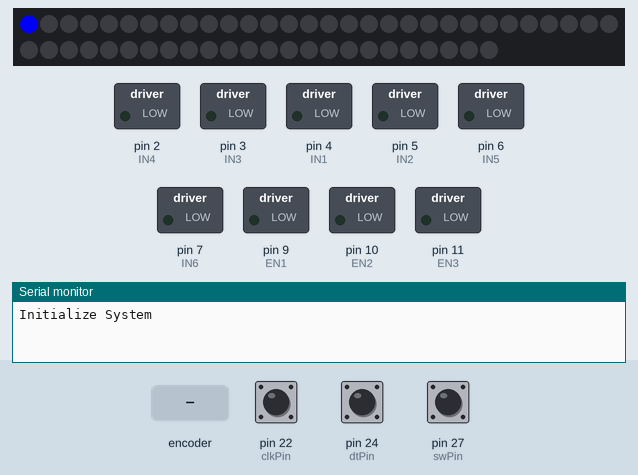
Simulated run of this sketch. Board: Arduino Mega 2560, built with avr-gcc and run on an emulated ATmega2560. Shown: 54 RGB LEDs in strip order, left to right, continuing on the next row, switched loads named in the sketch (green lamp = pin HIGH), the last lines printed to the serial monitor. Inputs (shaded band) come from the test bench; at power-on: pin 27 (swPin) HIGH, pin 22 (clkPin) HIGH, pin 24 (dtPin) HIGH.

Above: at 1.9 s.
2.0 s: pin 27 (swPin) pulled LOW for 0.15 s
At 3.6 s:
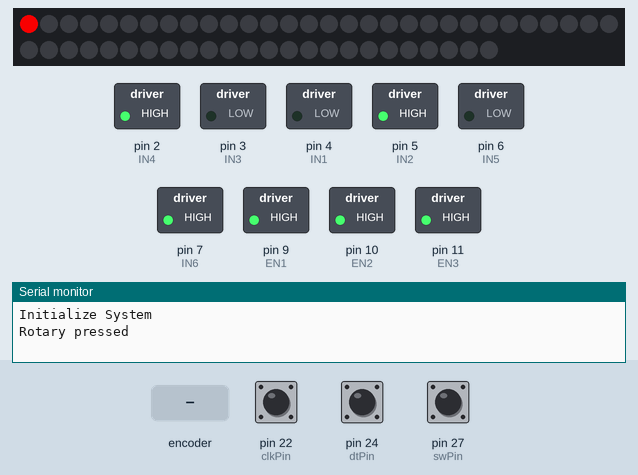
12.8 s: rotary encoder on pin 22 (clkPin) / pin 24 (dtPin) turned 1 step (first pin leading)
14.5 s: pin 27 (swPin) pulled LOW for 1 s
At 15.4 s:
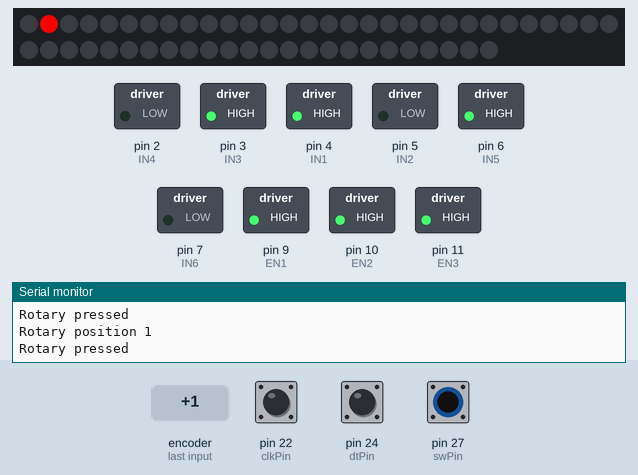
21.1 s: rotary encoder on pin 22 (clkPin) / pin 24 (dtPin) turned 1 step (first pin leading)
Timing chart, 0 to 23.8 s (numbered marks = the images above; inputs shaded):
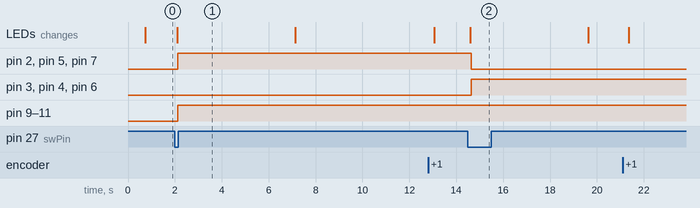

The sketch:

Programmebis.ino
```cpp
#include <Adafruit_NeoPixel.h>
#include <SoftwareSerial.h>

// Parameter 32 = number of pixels in strip
// Parameter 2 = pin number (most are valid)
// Parameter 3 = pixel type flags, add together as needed:
//   NEO_KHZ800  800 KHz bitstream (most NeoPixel products w/WS2812 LEDs)
//   NEO_KHZ400  400 KHz (classic 'v1' (not v2) FLORA pixels, WS2811 drivers)
//   NEO_GRB     Pixels are wired for GRB bitstream (most NeoPixel products)
//   NEO_RGB     Pixels are wired for RGB bitstream (v1 FLORA pixels, not v2)
int X=54;
static int8_t Send_buf[8] = {0} ;//The MP3 player undestands orders in a 8 int string

#define RX 33

#define TX 32
Adafruit_NeoPixel strip = Adafruit_NeoPixel(X, 26, NEO_GRB + NEO_KHZ800);
SoftwareSerial mySerial(RX,TX);


#define NEXT_SONG 0X01
#define PREV_SONG 0X02
#define CMD_PLAY_W_INDEX 0X03 //DATA IS REQUIRED (number of song)
#define VOLUME_UP_ONE 0X04
#define VOLUME_DOWN_ONE 0X05
#define CMD_SET_VOLUME 0X06//DATA IS REQUIRED (number of volume from 0 up to 30(0x1E))
#define SET_DAC 0X17
#define CMD_PLAY_WITHVOLUME 0X22 //data is needed  0x7E 06 22 00 xx yy EF;(xx volume)(yy number of song)
#define CMD_SEL_DEV 0X09 //SELECT STORAGE DEVICE, DATA IS REQUIRED
#define DEV_TF 0X02 //HELLO,IM THE DATA REQUIRED
#define SLEEP_MODE_START 0X0A
#define SLEEP_MODE_WAKEUP 0X0B
#define CMD_RESET 0X0C//CHIP RESET
#define CMD_PLAY 0X0D //RESUME PLAYBACK
#define CMD_PAUSE 0X0E //PLAYBACK IS PAUSED
#define CMD_PLAY_WITHFOLDER 0X0F//DATA IS NEEDED, 0x7E 06 0F 00 01 02 EF;(play the song with the directory \01\002xxxxxx.mp3
#define STOP_PLAY 0X16
#define PLAY_FOLDER 0X17// data is needed 0x7E 06 17 00 01 XX EF;(play the 01 folder)(value xx we dont care)
#define SET_CYCLEPLAY 0X19//data is needed 00 start; 01 close
#define SET_DAC 0X17//data is needed 00 start DAC OUTPUT;01 DAC no output
#define SINGLE_PLAY 0X08//Single play(without folder)

//Parameters
const int clkPin   = 22;
const int dtPin   = 24;
const int swPin   = 27;

//Variables
int rotVal  = 0;
int i =0;
bool clkState   = LOW;
bool clkLast  = HIGH;
bool swState  = HIGH;
bool swLast   = HIGH;
// -- MOTEUR 1 --
int EN1=9; //Connecté à Arduino pin 9 (sortie PWM)
int IN1=4; //Connecté à Arduino pin 4
int IN2=5; //Connecté à Arduino pin 5

// -- MOTEUR 2 --
int EN2=10; //Connecté à Arduino pin 10 (Sortie PWM)
int IN3=3; //Connecté à Arduino pin 3
int IN4=2; //Connecté à Arduino pin 2

// -- MOTEUR 3 --
int EN3=11; //Connecté à Arduino pin 11 (Sortie PWM)
int IN5=6; //Connecté à Arduino pin 6
int IN6=7; //Connecté à Arduino pin 7

// -- SERVOMOTEUR 1 --

// -- SERVOMOTEUR 2 --


//STOP
void stope(){

  //Moteur 1 arrêt
  analogWrite(EN1,0);
  //Moteur 2 arrêt
  analogWrite(EN2,0);
  //Moteur 3 arrêt
  analogWrite(EN3,0);}

//ROTATION VERS LA DROITE
void rotationDroite(int vitesse){

  // Direction du Moteur 1 normale
  digitalWrite(IN1,LOW);
  digitalWrite(IN2,HIGH);
  // Direction du Moteur 2 normale
  digitalWrite(IN3,LOW);
  digitalWrite(IN4,HIGH);
  // Direction du Moteur 3 normale
  digitalWrite(IN5,LOW);
  digitalWrite(IN6,HIGH);


  //Moteur 1 - vitesse de rotation choisie (le robot tourne sur lui-même)
  analogWrite(EN1,vitesse);
  //Moteur 2 - vitesse de rotation choisise
  analogWrite(EN2,vitesse);
  //Moteur 3 - vitesse de rotation choisise
  analogWrite(EN3,vitesse);}

//ROTATION VERS LA GAUCHE
void rotationGauche(int vitesse){

  // Direction du Moteur 1 inverse
  digitalWrite(IN1,HIGH);
  digitalWrite(IN2,LOW);
  // Direction du Moteur 2 inverse
  digitalWrite(IN3,HIGH);
  digitalWrite(IN4,LOW);
  // Direction du Moteur 3 inverse
  digitalWrite(IN5,HIGH);
  digitalWrite(IN6,LOW);

  //Moteur 1 - vitesse de rotation choisie (le robot tourne sur lui-même)
  analogWrite(EN1,vitesse);
  //Moteur 2 - vitesse de rotation choisise
  analogWrite(EN2,vitesse);
  //Moteur 3 - vitesse de rotation choisise
  analogWrite(EN3,vitesse);}

//DEPLACEMENTS
void deplacements(int vitesse, int num){

//1
if (num==1){
  //On coupe le moteur 1
  analogWrite(EN1,0);

  // Direction du Moteur 2
  digitalWrite(IN3,LOW);
  digitalWrite(IN4,HIGH);
  // Direction du Moteur 3
  digitalWrite(IN5,HIGH);
  digitalWrite(IN6,LOW);

  //Moteurs tournent
  analogWrite(EN2,vitesse);
  analogWrite(EN3,vitesse);}

  //2
if (num==2){
  //On coupe le moteur 3
  analogWrite(EN3,0);

  // Direction du Moteur 2
  digitalWrite(IN3,LOW);
  digitalWrite(IN4,HIGH);
  // Direction du Moteur 1
  digitalWrite(IN1,HIGH);
  digitalWrite(IN2,LOW);

  //Moteurs tournent
  analogWrite(EN2,vitesse);
  analogWrite(EN1,vitesse);}

  //3
if (num==3){
  //On coupe le moteur 2
  analogWrite(EN2,0);

  // Direction du Moteur 3
  digitalWrite(IN5,LOW);
  digitalWrite(IN6,HIGH);
  // Direction du Moteur 1
  digitalWrite(IN1,HIGH);
  digitalWrite(IN2,LOW);

  //Moteurs tournent
  analogWrite(EN3,vitesse);
  analogWrite(EN1,vitesse);}

  //4
if (num==4){
  //On coupe le moteur 1
  analogWrite(EN1,0);

  // Direction du Moteur 3
  digitalWrite(IN5,LOW);
  digitalWrite(IN6,HIGH);
  // Direction du Moteur 2
  digitalWrite(IN3,HIGH);
  digitalWrite(IN4,LOW);

  //Moteurs tournent
  analogWrite(EN2,vitesse);
  analogWrite(EN3,vitesse);}

  //5
if (num==5){
  //On coupe le moteur 3
  analogWrite(EN3,0);

  // Direction du Moteur 2
  digitalWrite(IN3,HIGH);
  digitalWrite(IN4,LOW);
  // Direction du Moteur 1
  digitalWrite(IN1,LOW);
  digitalWrite(IN2,HIGH);

  //Moteurs tournent
  analogWrite(EN2,vitesse);
  analogWrite(EN1,vitesse);}

  //6
if (num==6){
  //On coupe le moteur 2
  analogWrite(EN3,0);

  // Direction du Moteur 3
  digitalWrite(IN5,HIGH);
  digitalWrite(IN6,LOW);
  // Direction du Moteur 1
  digitalWrite(IN1,LOW);
  digitalWrite(IN2,HIGH);

  //Moteurs tournent
  analogWrite(EN3,vitesse);
  analogWrite(EN1,vitesse);}
}

void setup() {
pinMode(EN1,OUTPUT); // Configurer les broches comme sortie
pinMode(EN2,OUTPUT);
pinMode(EN3,OUTPUT);
pinMode(IN1,OUTPUT);
pinMode(IN2,OUTPUT);
pinMode(IN3,OUTPUT);
pinMode(IN4,OUTPUT);
pinMode(IN5,OUTPUT);
pinMode(IN6,OUTPUT);

//Init Serial USB
  Serial.begin(9600);
  Serial.println(F("Initialize System"));
  //Init Rotary
  pinMode(clkPin,INPUT);
  pinMode(dtPin,INPUT);
  pinMode(swPin,INPUT_PULLUP);

  strip.begin();
  strip.show(); // Initialise toute les led à 'off'


   mySerial.begin(9600);//Start our Serial coms for our serial monitor!

  delay(500);//Wait chip initialization is complete

  sendCommand(CMD_SEL_DEV, DEV_TF);//select the TF card

  delay(200);
}

void loop() {

  readRotary();
  strip.setPixelColor(rotVal,0,0,233);
  i=rotVal;

  strip.setPixelColor(rotVal+1,0,0,0);
  strip.setPixelColor(rotVal-1,0,0,0);
  strip.setPixelColor(rotVal+10,0,0,0);
  strip.setPixelColor(rotVal-10,0,0,0);
  if (swState == LOW){
    strip.setPixelColor(rotVal,233,0,0);
    strip.show();

    sendCommand(SINGLE_PLAY, 0X0+rotVal+1);//Premier chanson sans repertoire
    choregraphies(rotVal+1);

  }
  strip.show();
}

void readRotary( ) { /* function readRotary */
  ////Test routine for Rotary
  // gestion position
  clkState = digitalRead(clkPin);
  if ((clkLast == LOW) && (clkState == HIGH)) {//rotary moving
      Serial.print("Rotary position ");
      if (digitalRead(dtPin) == HIGH) {
          rotVal = rotVal - 1;
          if ( rotVal < 0 ) {
              rotVal = 10;
          }
      }
      else {
          rotVal++;
          if ( rotVal > 10 ) {
              rotVal = 0;
          }
      }
      Serial.println(rotVal);
      delay(200);
  }
  clkLast = clkState;
  //gestion bouton
  swState = digitalRead(swPin);
  if (swState == LOW && swLast == HIGH) {
      Serial.println("Rotary pressed");
      delay(100);//debounce
  }
  swLast = swState;
}

void sendCommand(int8_t command, int16_t dat) {

  delay(20);

  Send_buf[0] = 0x7e; //starting byte

  Send_buf[1] = 0xff; //version

  Send_buf[2] = 0x06; //the number of bytes of the command without starting byte and ending byte

  Send_buf[3] = command; //

  Send_buf[4] = 0x00;//0x00 = no feedback, 0x01 = feedback

  Send_buf[5] = (int8_t)(dat >> 8);//datah

  Send_buf[6] = (int8_t)(dat); //datal

  Send_buf[7] = 0xef; //ending byte

  for(uint8_t i=0; i<8; i++){

    mySerial.write(Send_buf[i]) ;
}
}

void choregraphies (int num){

  //TOUT EN GUCCI
  if (num==1){
    rotationDroite(255);
    delay(5000);
  }

  //ASALTO
  if (num==2){
    rotationGauche(255);
    delay(5000);
  }
}
```

Measured:
- after the input at 2.0 s, pin 2 (IN4), pin 5 (IN2), pin 7 (IN6), pin 9 (EN1), pin 10 (EN2), pin 11 (EN3): LOW → HIGH after 0.13 s; the LEDs: change after 0.10 s (image 1)
- after the input at 14.5 s, pin 2 (IN4), pin 5 (IN2), pin 7 (IN6): HIGH → LOW after 0.13 s; pin 3 (IN3), pin 4 (IN1), pin 6 (IN5): LOW → HIGH after 0.13 s; the LEDs: change after 0.10 s (image 2)
